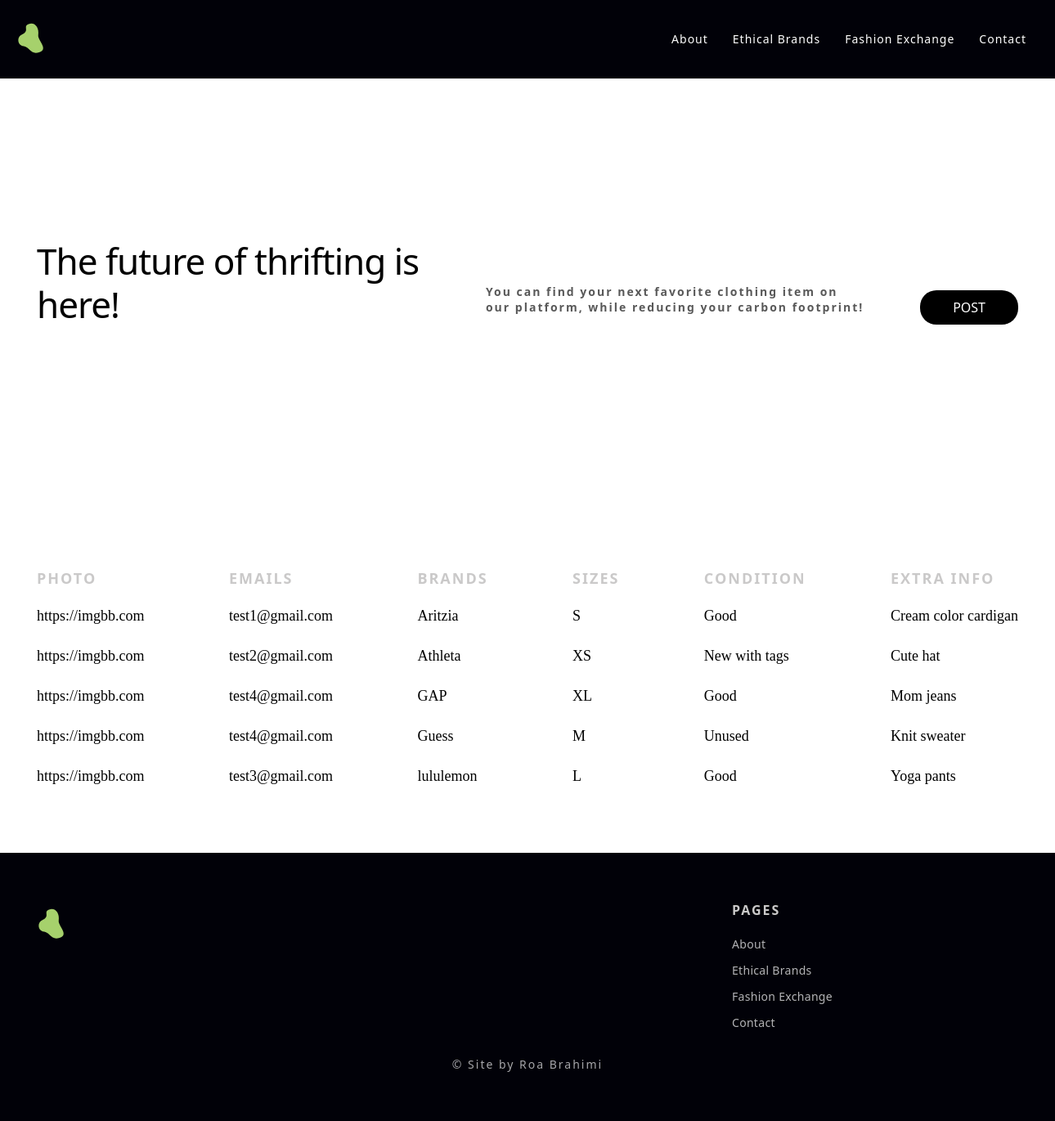
Page /find on the committed database.
### tables this page shows
CREATE TABLE "post" (
	"photo"	TEXT,
	"email"	TEXT,
	"brand"	TEXT,
	"size"	TEXT,
	"condition"	TEXT,
	"extra"	TEXT
);

### app.py (the view)
@app.route("/find")
def find():
    sql_photos = """
    SELECT photo
    FROM post
    ORDER BY brand ASC
    """
    sql_emails = """
    SELECT email
    FROM post
    ORDER BY brand ASC
    """
    sql_brands = """
    SELECT brand
    FROM post
    ORDER BY brand ASC
    """
    sql_sizes = """
    SELECT size
    FROM post
    ORDER BY brand ASC
    """
    sql_conditions = """
    SELECT condition
    FROM post
    ORDER BY brand ASC
    """
    sql_extras = """
    SELECT extra
    FROM post
    ORDER BY brand ASC
    """
    photos = query_db(sql_photos)
    emails = query_db(sql_emails)
    brands = query_db(sql_brands)
    sizes = query_db(sql_sizes)
    conditions = query_db(sql_conditions)
    extras = query_db(sql_extras)
    return render_template("find.html",
                        all_photos=photos,
                        all_emails=emails,
                        all_brands=brands,
                        all_sizes=sizes,
                        all_conditions=conditions,
                        all_extras=extras)
    return render_template("find.html")

### app.py (called while the page is built)
def get_db():
    db = getattr(g, "database", None)
    if db is None:
        db = g._database = sqlite3.connect(DATABASE)
        cur = db.cursor()
        cur.execute(
            """create table if not exists {} (
            username TEXT PRIMARY KEY,
            password TEXT,
            firstName TEXT,
            lastName TEXT)""".format(
                TABLE
            )
        )
    db.row_factory = make_dicts
    return db

def make_dicts(cursor, row):
    print("Make_dicts", "Cursor:", cursor.description, "row:", row)
    return dict((cursor.description[idx][0], value) for idx, value in enumerate(row))

def query_db(query, args=(), one=False):
    print("Query value:", query, "Args value:", args)
    cur = get_db().execute(query, args)
    rv = cur.fetchall()
    cur.close()
    return (rv[0] if rv else None) if one else rv

### templates/find.html (shortened to what this page needs)
<!DOCTYPE html>
<head>
   <link href="../static/fashion-exchange.css" rel="stylesheet" type="text/css">
</head>
<body class="body">
   <div class="navbar-2">
      <div class="container w-container">
         <a href="/" class="logo"><img src="../static/images/couterra-logo.svg"></a>
         <nav class="nav w-nav-menu">
            <a href="/" class="nav-component w-nav-link">About</a>
            <a href="ethical-brands" class="nav-component w-nav-link">Ethical Brands</a>
            <a href="fashion-exchange" class="nav-component w-nav-link">Fashion Exchange</a>
            <a href="contact" class="nav-component w-nav-link">Contact</a>
         </nav>
      </div>
   </div>
   <div class="about-section">
      <div class="container-2">
         <div class="information">
            <div class="heading-small">The future of thrifting is here!<br></div>
         </div>
         <div class="photography-container">
            <div class="photos">You can find your next favorite clothing item on <br> our platform, while reducing your carbon footprint!</div>
         </div>
         <a class="btn" href="post" >POST</a>
      </div>
   </div>
   <div class="work-section">
      <div class="container-2">
         <div class="paragraph">
            <div class="sub-heading">Photo</div>
            {% for a in all_photos %}
            {% for aid, num in a.items() %}
            <div class="paragraph">{{num}}</div>
            {% endfor %}
            {% endfor %}
         </div>
         <div class="paragraph">
            <div class="sub-heading">Emails</div>
            {% for a in all_emails %}
            {% for aid, num in a.items() %}
            <div class="paragraph">{{num}}</div>
            {% endfor %}
            {% endfor %}
         </div>
         <div class="paragraph">
            <div class="sub-heading">Brands</div>
            {% for a in all_brands %}
            {% for aid, num in a.items() %}
            <div class="paragraph">{{num}}</div>
            {% endfor %}
            {% endfor %}
         </div>
         <div class="paragraph">
            <div class="sub-heading">Sizes</div>
            {% for a in all_sizes %}
            {% for aid, num in a.items() %}
            <div class="paragraph">{{num}}</div>
            {% endfor %}
            {% endfor %}
         </div>
         <div class="paragraph">
            <div class="sub-heading">Condition</div>
            {% for a in all_conditions %}
            {% for aid, num in a.items() %}
            <div class="paragraph">{{num}}</div>
            {% endfor %}
            {% endfor %}
         </div>
         <div class="paragraph">
            <div class="sub-heading">Extra Info</div>
            {% for a in all_extras %}
            {% for aid, num in a.items() %}
            <div class="paragraph">{{num}}</div>
            {% endfor %}
            {% endfor %}
         </div>
      </div>
   </div>
   <div class="footer">
      <div class="footer-wrapper">
         <div class="w-layout-grid footer-grid">
            <div class="footer-links">
               <a href="/" class="logo"><img src="../static/images/couterra-logo.svg" class="logo"></a>
            </div>
            <div class="footer-links">
               <div class="sub-heading">pages</div>
               <a href="/" class="footer-link">About</a>
               <a href="ethical-brands" class="footer-link">Ethical Brands</a>
               <a href="fashion-exchange" class="footer-link">Fashion Exchange</a>
               <a href="contact" class="footer-link">Contact</a>
            </div>
         </div>
         <div>
            <a href="https://www.linkedin.com/in/r0a" target="_blank" class="footer-credits">&copy; Site by Roa Brahimi</a>
         </div>
      </div>
   </div>
</body>
</html>

### static/fashion-exchange.css (style rules this page uses)
body { margin: 0; min-height: 100%; display: flex; flex-direction: column; }
.w-nav-link { position: relative; display: inline-block; vertical-align: top; text-decoration: none; color: #222222; padding: 20px; text-align: left; margin-left: auto; margin-right: auto; }
.w-layout-grid { display: grid; grid-auto-columns: 1fr; grid-template-columns: 1fr 1fr; grid-template-rows: auto auto; grid-row-gap: 16px; grid-column-gap: 16px; }
.footer { display: block; margin-top: auto; flex-direction: column; align-items: center; background-color: #010108; }
.footer-wrapper { display: block; padding: 40px; flex-direction: column; }
.footer-grid { display: grid; width: 100%; max-width: 1200px; margin-right: auto; margin-left: auto; padding-top: 20px; padding-bottom: 20px; grid-auto-flow: row; grid-auto-columns: 1fr; grid-column-gap: 500px; grid-row-gap: 500px; grid-template-columns: 1fr 1fr; grid-template-rows: auto; }
.footer-links { display: flex; flex-direction: column; align-items: flex-start; }
.sub-heading { max-width: 270px; margin-bottom: 20px; font-family: system-ui; color: #cac9c9; line-height: 1.3; font-weight: 700; letter-spacing: 2px; text-transform: uppercase; }
.footer-link { display: block; margin-bottom: 10px; font-family: system-ui; opacity: 0.7; color: #fff; font-size: 14px; line-height: 22px; font-weight: 200; letter-spacing: 0.3px; text-decoration: none; }
.navbar-2 { position: sticky; z-index: 9999; top: 0px; padding-right: 20px; padding-left: 20px; background-color: #010108; }
.nav-component { padding: 0px 15px; flex-direction: row; justify-content: space-between; font-family: system-ui; color: #fff; font-size: 14px; line-height: 20px; letter-spacing: 1px; text-transform: capitalize; white-space: normal; cursor: pointer; mix-blend-mode: normal; }
.container { display: flex; max-width: 100%; padding-top: 20px; padding-bottom: 20px; flex-direction: row; justify-content: space-between; align-items: stretch; }
.nav { display: flex; justify-content: space-between; align-items: center; }
.logo { display: flex; }
.footer-credits { font-family: system-ui; color: #fff; margin-bottom: 20px; font-weight: 200; opacity: 0.65; letter-spacing: 2px; display: flex; justify-content: center; font-size: 14px; text-decoration: none; }
.btn { color: #fff; background: #000; font-family: system-ui; padding: 10px 40px; text-decoration: none; border-radius: 20px; transition: background 0.01s; }
.about-section { display: block; padding-top: 40px; padding-bottom: 40px; }
.container-2 { display: flex; width: 100%; max-width: 1200px; margin-right: auto; margin-left: auto; padding-right: 40px; padding-bottom: 40px; padding-left: 40px; justify-content: space-between; align-items: center; }
.information { max-width: 500px; align-self: center; }
.heading-small { margin-bottom: 60px; color: #000; font-size: 44px; font-family: system-ui; line-height: 1.2; font-weight: 500; letter-spacing: -1px; }
.photography-container { position: relative; display: flex; height: 480px; min-width: 600px; justify-content: center; align-items: center; }
.photos { font-family: system-ui; color: #000; margin-bottom: 20px; font-weight: 600; opacity: 0.65; letter-spacing: 2px; display: flex; justify-content: center; font-size: 14px; text-decoration: none; }
.paragraph { margin-bottom: 20px; color: #000; font-size: 18px; line-height: 1.6; }

### rows in the picture
post: photo "https://imgbb.com", email "test1@gmail.com", brand "Aritzia", a "S", condition "Good", extra "Cream color cardigan"
post: photo "https://imgbb.com", email "test2@gmail.com", brand "Athleta", size "XS", condition "New with tags", extra "Cute hat"
post: photo "https://imgbb.com", email "test4@gmail.com", brand "GAP", size "XL", condition "Good", extra "Mom jeans"
post: photo "https://imgbb.com", email "test4@gmail.com", brand "Guess", a "M", condition "Unused", extra "Knit sweater"
post: photo "https://imgbb.com", email "test3@gmail.com", brand "lululemon", a "L", condition "Good", extra "Yoga pants"
